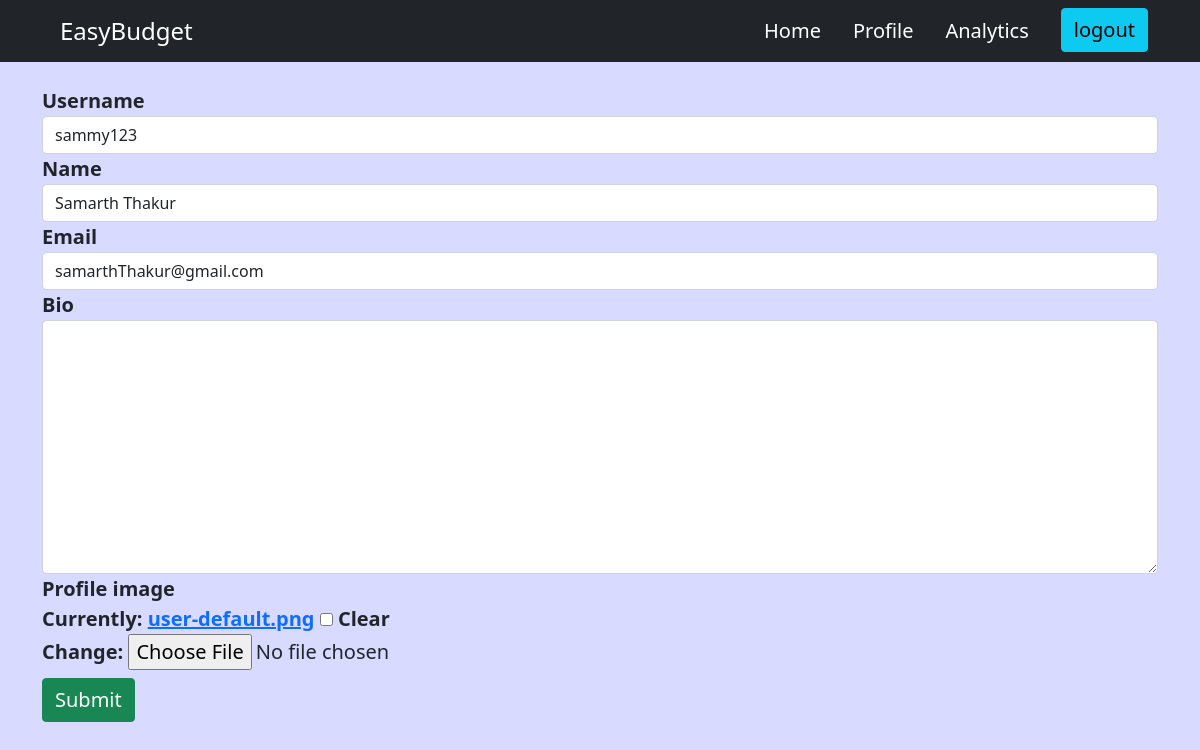
Page /profile/edit-user/ (signed in) on the committed database.
### user/models.py (models this page shows, shortened)
class Profile(models.Model):
    user = models.OneToOneField(User,on_delete=models.CASCADE, null =True, blank = True)
    username= models.CharField(max_length=200, blank = True, null = True)
    name = models.CharField(max_length=200, blank = True, null = True)
    email = models.EmailField(max_length=500, blank = True, null=True)
    bio = models.TextField(blank = True, null = True)
    profile_image = models.ImageField(null = True, blank = True,default = 'user-default.png')
    created = models.DateTimeField(auto_now_add=True)
    id = models.UUIDField(default=uuid.uuid4, unique = True, primary_key=True, editable=False)

### user/views.py (the view)
# urls.py: path('edit-user/', views.editUser, name= 'edit-user')
def editUser(request):
    user = request.user
    form = editUserForm(instance = user.profile)
    context = {'form':form}
    if request.method == "POST":
        form = editUserForm(request.POST, request.FILES,instance=user.profile)
        if form.is_valid:
            form.save()
            return redirect('profile')
    return render(request, "user/edit-user.html",context)

### budget/forms.py
class editUserForm(ModelForm):
    class Meta:
        model = Profile
        fields = "__all__"
        exclude = ['user']

### user/templates/user/edit-user.html (shortened to what this page needs)
{% extends 'main.html' %}
{% load crispy_forms_tags %}
{% block content %}
<div class="container-sm my-4">
    <div class="mt-4 fs-5 fw-bold">
        <form action="{% url 'edit-user' %}" method="POST" enctype = "multipart/form-data">
            {{form|crispy}}
            <input type="submit" class = "btn btn-success my-2 fs-5">
        </form>
    </div>
{% endblock content %}

### static/styles/main.css (style rules this page uses)
body { background-color: #D9DAFF; }

### rows in the picture
Profile: username "sammy123", name "Samarth Thakur", email "samarthThakur@gmail.com"
